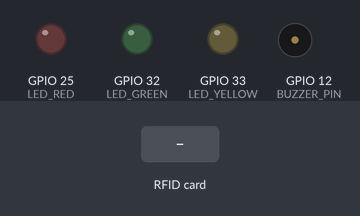
Simulated run of this sketch. Board: ESP32. On the bench: output pins drawn as LEDs (lit = HIGH), buzzer (waves = sounding). Dashed ring = blinking. The inputs (shaded band) are chosen by the test bench. WiFi joins after 1.5 s; servers stay silent unless stated; uploads are accepted with an empty reply; what the sketch prints to the serial monitor is not drawn.

Above: at 4.5 s.
4.6 s: RFID card 5E 7A 19 C4 held to the reader
At 4.71 s:
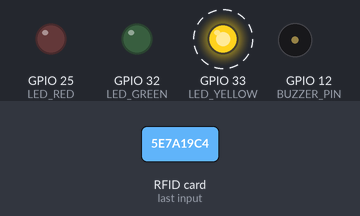
At 5.83 s:
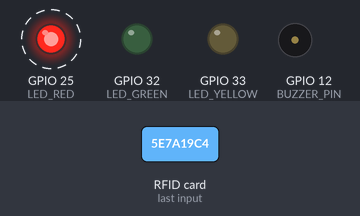
Timing chart, 0 to 8.7 s (numbered marks = the images above; inputs shaded):
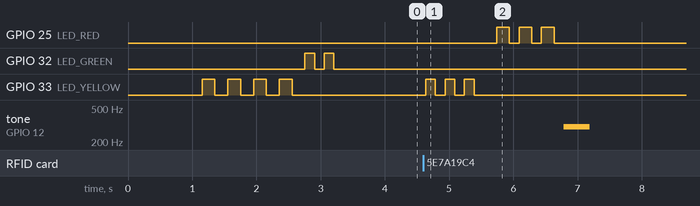

Measured:
- after the input at 4.6 s, GPIO 25 (LED_RED): alternates HIGH for 0.20 s and LOW for 0.15 s, 6 changes in all, then stays LOW, starting after 1.1 s; GPIO 33 (LED_YELLOW): alternates HIGH for 0.15 s and LOW for 0.15 s, 6 changes in all, then stays LOW, starting at once; tone on GPIO 12 (BUZZER_PIN): silent → 300 Hz after 2.2 s, → silent 0.40 s later

The sketch:

labaflow_main.ino
```cpp
/**
 * LabaFlow ESP32 Firmware v7.0
 *
 * Simple and reliable — ESP32 sends UID to edge function.
 * Edge function handles ALL logic (find order, assign, advance status).
 * ESP32 just reacts to the response with LED + buzzer.
 *
 * LED SEQUENCE:
 *   Yellow ON    → card detected
 *   Yellow blink → sending to server
 *   Green flash  → SUCCESS
 *   Red flash    → ERROR
 *
 * WIRING:
 *   RFID SDA → D5   SCK → D18   MOSI → D23   MISO → D19   RST → D4
 *   Green LED → D32   Yellow LED → D33   Red LED → D25   Buzzer → D12
 */

#include <WiFi.h>
#include <HTTPClient.h>
#include <SPI.h>
#include <MFRC522.h>
#include <ArduinoJson.h>

// =============================================
// CONFIGURATION
// =============================================
const char* WIFI_SSID   = "Macoyshit";
const char* WIFI_PASS   = "tintinganda";
const char* FUNCTION_URL = "https://sesiygonrbthnwjlpggf.supabase.co/functions/v1/rfid-scan";
const char* ANON_KEY    = "eyJhbGciOiJIUzI1NiIsInR5cCI6IkpXVCJ9.eyJpc3MiOiJzdXBhYmFzZSIsInJlZiI6InNlc2l5Z29ucmJ0aG53amxwZ2dmIiwicm9sZSI6ImFub24iLCJpYXQiOjE3OTM5NTI0NDQsImV4cCI6MjEwOTUyODQ0NH0.YjpCWOqMbp9lZISkx0gZnF-TFF7rHAnnEFSN_JJJkWA";

// =============================================
// PINS
// =============================================
#define RST_PIN     4
#define SS_PIN      5
#define LED_GREEN  32
#define LED_YELLOW 33
#define LED_RED    25
#define BUZZER_PIN 12

MFRC522 rfid(SS_PIN, RST_PIN);

// =============================================
// LED + BUZZER
// =============================================
void allOff() {
  digitalWrite(LED_GREEN, LOW);
  digitalWrite(LED_YELLOW, LOW);
  digitalWrite(LED_RED, LOW);
  noTone(BUZZER_PIN);
}

void ledYellow() { allOff(); digitalWrite(LED_YELLOW, HIGH); }

void ledYellowBlink() {
  for (int i = 0; i < 3; i++) {
    digitalWrite(LED_YELLOW, HIGH); delay(150);
    digitalWrite(LED_YELLOW, LOW);  delay(150);
  }
}

void ledGreen(bool isReady) {
  allOff();
  int times = isReady ? 3 : 2;
  int freq  = isReady ? 1500 : 1200;
  for (int i = 0; i < times; i++) {
    digitalWrite(LED_GREEN, HIGH);
    tone(BUZZER_PIN, freq, 150);
    delay(250);
    digitalWrite(LED_GREEN, LOW);
    delay(100);
  }
}

void ledRed() {
  allOff();
  for (int i = 0; i < 3; i++) {
    digitalWrite(LED_RED, HIGH); delay(200);
    digitalWrite(LED_RED, LOW);  delay(150);
  }
  tone(BUZZER_PIN, 300, 400);
  delay(500);
}

// =============================================
// HELPERS
// =============================================
String uidToString(byte *buf, byte size) {
  String s = "";
  for (byte i = 0; i < size; i++) {
    if (buf[i] < 0x10) s += "0";
    s += String(buf[i], HEX);
  }
  s.toUpperCase();
  return s;
}

// =============================================
// PROCESS SCAN — send to edge function
// =============================================
void processScan(String tagUID) {
  // Build simple JSON body
  String body = "{\"tag_uid\":\"" + tagUID + "\"}";

  Serial.println("Sending to function...");
  HTTPClient http;
  http.begin(FUNCTION_URL);
  http.addHeader("Content-Type", "application/json");
  http.addHeader("Authorization", "Bearer " + String(ANON_KEY));
  http.addHeader("apikey", ANON_KEY);
  http.setTimeout(15000);

  int code = http.POST(body);
  String response = http.getString();
  http.end();

  Serial.println("HTTP: " + String(code));
  Serial.println("Response: " + response);

  if (code == 200) {
    // Parse response
    StaticJsonDocument<512> doc;
    DeserializationError err = deserializeJson(doc, response);

    if (err) {
      Serial.println("JSON parse error");
      ledRed();
      return;
    }

    bool success = doc["success"] | false;

    if (success) {
      String action  = doc["action"] | "UNKNOWN";
      String orderNum = doc["order_num"] | "";
      String customer = doc["customer"] | "";
      String status   = doc["status"] | "";

      Serial.println("SUCCESS! " + action + ": " + orderNum + " → " + status + " (" + customer + ")");
      ledGreen(status == "READY");

    } else {
      String code2  = doc["code"] | "";
      String msg    = doc["message"] | "Unknown error";
      Serial.println("FAILED: " + code2 + " — " + msg);
      ledRed();
    }

  } else if (code == 404) {
    Serial.println("No pending orders to assign!");
    ledRed();
  } else if (code == 402) {
    Serial.println("Order not paid yet — collect payment first!");
    // Special pattern for unpaid: slow red blink
    for (int i = 0; i < 4; i++) {
      digitalWrite(LED_RED, HIGH); delay(400);
      digitalWrite(LED_RED, LOW);  delay(300);
    }
  } else if (code == 429) {
    Serial.println("Rate limited — scan too fast, please wait.");
    // Short yellow blink — not an error, just slow down
    for (int i = 0; i < 3; i++) {
      digitalWrite(LED_YELLOW, HIGH); delay(300);
      digitalWrite(LED_YELLOW, LOW);  delay(200);
    }
  } else {
    Serial.println("HTTP Error: " + String(code));
    Serial.println(response);
    ledRed();
  }
}

// =============================================
// SETUP
// =============================================
void setup() {
  Serial.begin(115200);
  delay(1000);

  Serial.println("============================");
  Serial.println("  LabaFlow ESP32 v7.0");
  Serial.println("============================");

  pinMode(LED_GREEN,  OUTPUT);
  pinMode(LED_YELLOW, OUTPUT);
  pinMode(LED_RED,    OUTPUT);
  pinMode(BUZZER_PIN, OUTPUT);
  allOff();

  // Init RFID
  SPI.begin(18, 19, 23, SS_PIN);
  rfid.PCD_Init();
  delay(100);

  byte ver = rfid.PCD_ReadRegister(rfid.VersionReg);
  if (ver == 0x91 || ver == 0x92) {
    rfid.PCD_SetAntennaGain(rfid.RxGain_max);
    Serial.println("RFID: OK");
  } else {
    Serial.println("RFID: ERROR — check wiring!");
    while (true) {
      digitalWrite(LED_RED, HIGH); delay(300);
      digitalWrite(LED_RED, LOW);  delay(300);
    }
  }

  // Connect WiFi
  WiFi.setAutoReconnect(true);    // auto-reconnect on drop
  WiFi.persistent(true);          // persist credentials across reboots
  Serial.print("WiFi: connecting");
  WiFi.begin(WIFI_SSID, WIFI_PASS);
  int attempts = 0;
  while (WiFi.status() != WL_CONNECTED && attempts < 30) {
    digitalWrite(LED_YELLOW, HIGH); delay(200);
    digitalWrite(LED_YELLOW, LOW);  delay(200);
    Serial.print(".");
    attempts++;
  }

  if (WiFi.status() == WL_CONNECTED) {
    Serial.println(" OK! " + WiFi.localIP().toString());
    for (int i = 0; i < 2; i++) {
      digitalWrite(LED_GREEN, HIGH); delay(150);
      digitalWrite(LED_GREEN, LOW);  delay(150);
    }
  } else {
    Serial.println(" FAILED!");
    ledRed();
  }

  Serial.println("Ready. Tap RFID card.");
  Serial.println("============================");
}

// =============================================
// LOOP
// =============================================
String lastUID = "";
unsigned long lastScanMs = 0;
unsigned long lastReconnectMs = 0;

void loop() {
  // ── Auto-reconnect WiFi if dropped ──────────
  if (WiFi.status() != WL_CONNECTED) {
    unsigned long now = millis();
    if (now - lastReconnectMs > 10000) {   // try every 10 seconds
      lastReconnectMs = now;
      Serial.println("[WiFi] Lost connection — reconnecting...");
      WiFi.disconnect();
      WiFi.begin(WIFI_SSID, WIFI_PASS);
      // Brief yellow blink to signal reconnect attempt
      for (int i = 0; i < 2; i++) {
        digitalWrite(LED_YELLOW, HIGH); delay(200);
        digitalWrite(LED_YELLOW, LOW);  delay(200);
      }
    }
    delay(50);
    return;
  }
  if (!rfid.PICC_IsNewCardPresent() || !rfid.PICC_ReadCardSerial()) {
    delay(50);
    return;
  }

  String tagUID = uidToString(rfid.uid.uidByte, rfid.uid.size);
  rfid.PICC_HaltA();
  rfid.PCD_StopCrypto1();

  // Ignore incomplete UIDs
  if (rfid.uid.size < 4 || tagUID.length() < 8) {
    Serial.println("Incomplete UID: " + tagUID + " — hold card closer!");
    ledRed();
    delay(500);
    allOff();
    return;
  }

  // Prevent double scan of same card within 2 seconds
  if (tagUID == lastUID && millis() - lastScanMs < 2000) {
    delay(50);
    return;
  }

  lastUID    = tagUID;
  lastScanMs = millis();

  Serial.println("\n--- Card: " + tagUID + " ---");

  // Step 1: Yellow ON
  ledYellow();

  if (WiFi.status() != WL_CONNECTED) {
    Serial.println("No WiFi!");
    ledRed();
    allOff();
    return;
  }

  // Step 2: Yellow blink (sending)
  ledYellowBlink();

  // Step 3: Process and react
  processScan(tagUID);

  allOff();
  Serial.println("Ready. Tap next card.");
}
```
